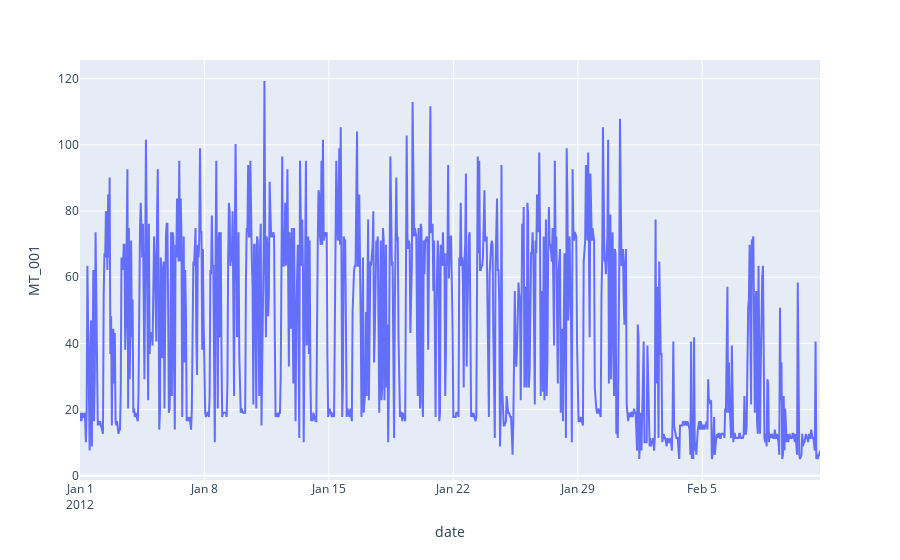

Source (notebook cell):
### Code cell
px.line(
    raw_data[["MT_001"]][:1000].reset_index(),
    x="date",
    y="MT_001"
)

### Figure 1 — Plotly figure (JSON) as saved in the notebook; plotly's stock layout.template omitted (floating-point values rounded to 4 significant figures; data arrays with more than 128 entries replaced by an {"elided": "..."} marker saying what was removed)
{"data": [{"hovertemplate": "date=%{x}<br>MT_001=%{y}<extra></extra>", "legendgroup": "", "line": {"color": "#636efa", "dash": "solid"}, "marker": {"symbol": "circle"}, "mode": "lines", "name": "", "orientation": "v", "showlegend": false, "type": "scatter", "x": {"elided": "1000 str values"}, "xaxis": "x", "y": {"elided": "1000 float values"}, "yaxis": "y"}], "layout": {"legend": {"tracegroupgap": 0}, "margin": {"t": 60}, "xaxis": {"anchor": "y", "domain": [0, 1], "title": {"text": "date"}}, "yaxis": {"anchor": "x", "domain": [0, 1], "title": {"text": "MT_001"}}}}
